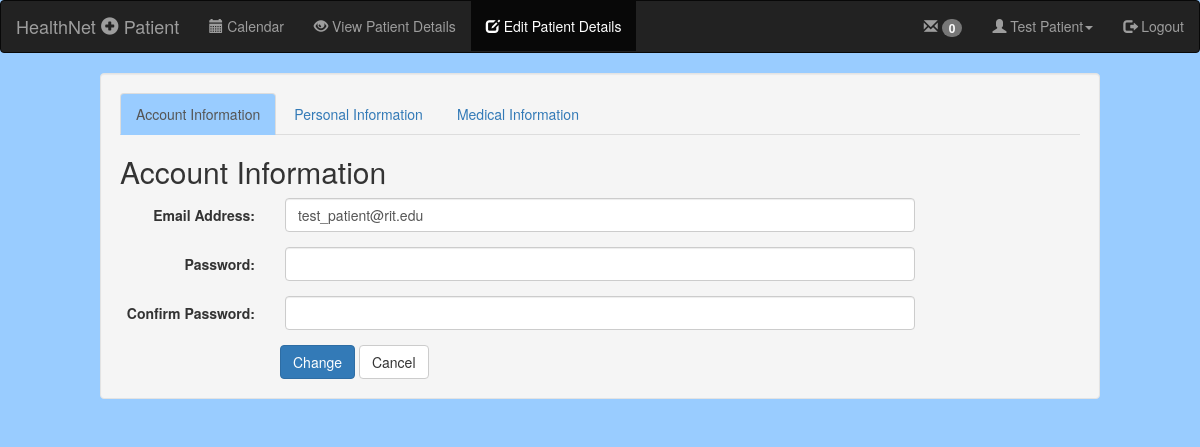
Page /patients/patienteditpatientdetails/ (signed in) on the committed database.
### patients/models.py (models this page shows, shortened)
class Patient(models.Model):
    id = models.UUIDField(primary_key=True, default=uuid.uuid4, editable=False)
    userNameField = models.CharField(max_length=1000)
    firstName = models.CharField(max_length=1000)
    lastName = models.CharField(max_length=1000)
    email = models.EmailField(max_length=1000)
    city = models.CharField(max_length=1000)
    state = models.CharField(max_length=1000)
    address1 = models.CharField(max_length=1000)
    address2 = models.CharField(max_length=1000)
    phone = models.CharField(max_length=1000)
    insuranceName = models.CharField(max_length=1000)
    insuranceID = models.CharField(max_length=1000)
    hospital = models.ForeignKey(Hospital)
    emergencyContactFirstName = models.CharField(max_length=1000)
    emergencyContactLastName = models.CharField(max_length=1000)
    emergencyContactPhone = models.CharField(max_length=1000)
    emergencyContactEmail = models.CharField(max_length=1000)
    medicalInformation = models.CharField(max_length=1000)
    isAdmitted = models.BooleanField(default=False)

### patients/views.py (the view)
def PatientEditPatientDetails(request):
    return patients.ViewsFolder.PatientEditDetails.index(request)

### patients/models.py (called while the page is built)
def get_number_of_unread(person):
    allMessages = PrivateMessage.objects.order_by("dateTime")
    numberUnread = 0
    for message in allMessages:
        if message.receiver == person and message.isUnread == True:
            numberUnread += 1
    return numberUnread

    def __str__(self):
        return self.name

### patients/templates/patients/patientEditPatientDetails.html (shortened to what this page needs)
<!DOCTYPE html>
<html lang="en">
<head>
	{% load staticfiles %}
	<link rel="stylesheet" type="text/css" href="{% static 'patients/css/bootstrap.min.css' %}">
	<link rel="stylesheet" type="text/css" href="{% static 'patients/strapify.css' %}">
</head>
<body>
<nav class="navbar navbar-inverse">
  <div class="container-fluid">
    <div class="navbar-header">
      <span class="navbar-brand">HealthNet <span class="glyphicon glyphicon-plus-sign"></span> Patient</span>
    </div>
    <div>
      <ul class="nav navbar-nav">
		<li><a href="/calendar">
			<span class="glyphicon glyphicon-calendar"></span>
			Calendar
		</a></li>
		<li><a href="/patientviewpatientdetails">
			<span class="glyphicon glyphicon-eye-open"></span>
			View Patient Details
		</a></li>
		<li class="active"><a href="/patienteditpatientdetails">
			<span class="glyphicon glyphicon-edit"></span>
			Edit Patient Details
		</a></li>
      </ul>
	  <ul class="nav navbar-nav navbar-right">
			<li><a href="/messaging">
			  <span class="glyphicon glyphicon-envelope"></span>
			  <span class="badge">{{ messagenum }}</span>
			</a></li>
		<li class="dropdown">
          <a class="dropdown-toggle" data-toggle="dropdown" href="#">
			<span class="glyphicon glyphicon-user"></span>
			{{ firstName }} {{ lastName }}<span class="caret"></span>
		  </a>
        </li>
		<li>
			<a href="/logout">
				<span class="glyphicon glyphicon-log-out"></span>
				Logout
			</a>
		</li>
	  </ul>
    </div>
  </div>
</nav>
<div class="container-fluid">
	<div class="row">
	<div class="well col-md-offset-1 col-md-10">
		{% block content %}
			<form action="" method="post" role="form" class="form-horizontal">
				<ul class="nav nav-tabs">
					<li class="active">
						<a data-toggle="tab" href="#accountinfo">Account Information</a>
					</li>
					<li>
						<a data-toggle="tab" href="#personalinfo">Personal Information</a>
					</li>
					<li>
						<a data-toggle="tab" href="#medicalinfo">Medical Information</a>
					</li>
				</ul>
				<div class="tab-content">
				<div id="accountinfo" class="tab-pane fade in active">
					<h2>Account Information</h2>
					<div class="form-group">
						<label class="control-label col-md-2" for="email">Email Address:</label>
						<div class="col-md-8">
							<input type="email" name="email" value="{{ email }}" id="email" class="form-control">
						</div>
					</div>
					<div class="form-group">
						<label class="control-label col-md-2" for="password">Password:</label>
						<div class="col-md-8">
							<input type="password" name="password" value="" id="password" class="form-control">
						</div>
					</div>
		            <div class="form-group">
						<label class="control-label col-md-2" for="confirmpassword">Confirm Password:</label>
						<div class="col-md-8">
							<input type="password" name="confirmpassword" value="" id="confirmpassword" class="form-control">
						</div>
					</div>
				</div>
				</div>
				<input type="submit" class="btn btn-primary col-md-offset-2" value="Change">
				<a href="/patientviewpatientdetails" class="btn btn-default" role="button">Cancel</a>
			</form>
		{% endblock %}
	</div>
	</div>
</div>
</body>
</html>

### rows in the picture
Patient: firstName "Test", lastName "Patient", email "test_patient@rit.edu"

### other values in the picture
{{ messagenum }} "0"
